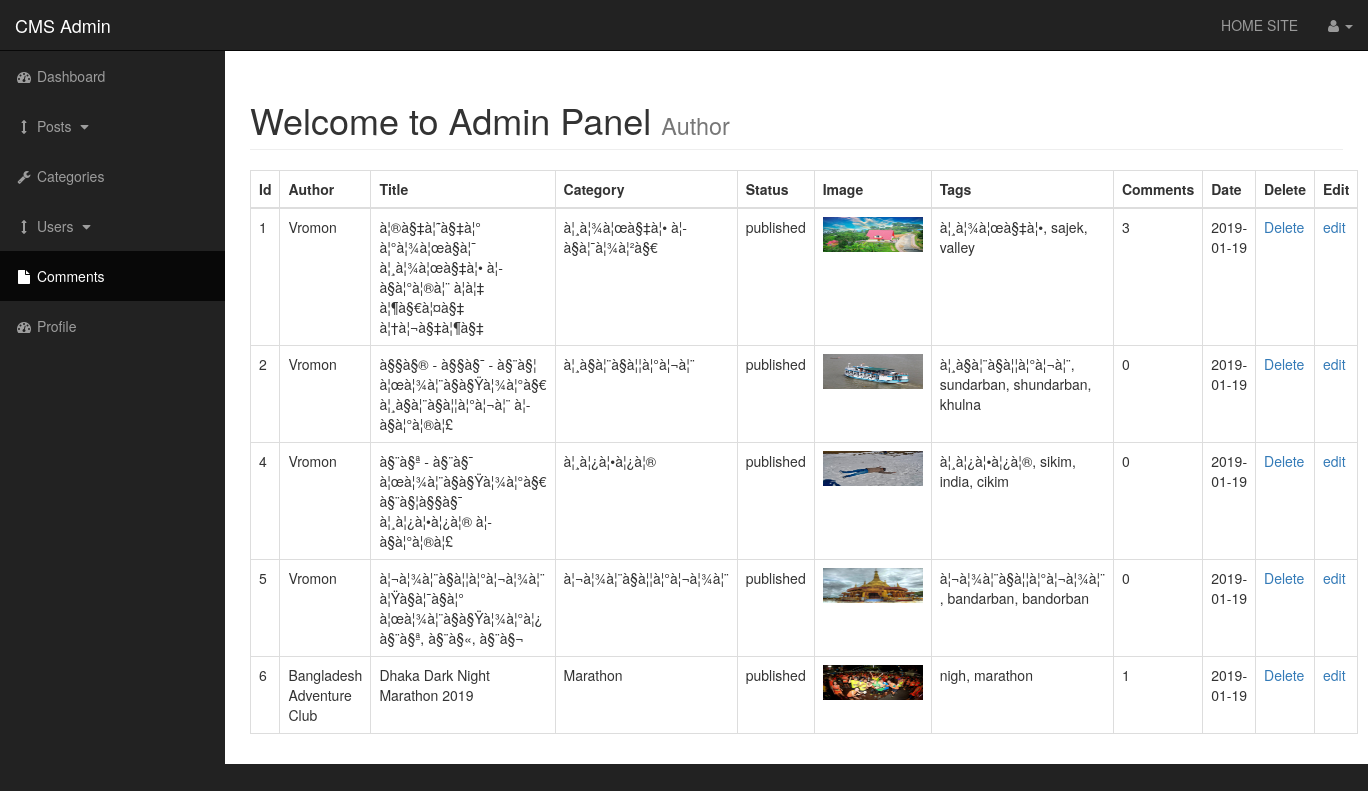
The page /admin/posts.php on the database its author committed.
### tables this page shows
CREATE TABLE `posts` (
  `post_id` int(3) NOT NULL,
  `post_category_id` int(3) NOT NULL,
  `post_title` varchar(255) NOT NULL,
  `post_author` varchar(255) NOT NULL,
  `post_date` date NOT NULL,
  `post_image` text NOT NULL,
  `post_content` text NOT NULL,
  `post_tags` varchar(255) NOT NULL,
  `post_comment_count` int(11) NOT NULL,
  `post_status` varchar(255) NOT NULL DEFAULT 'draft'
);

CREATE TABLE `categories` (
  `cat_id` int(33) NOT NULL,
  `cat_title` varchar(255) NOT NULL
);

### admin/includes/view_all_post.php (the view, shortened to what this page needs)
            <table class="table table-bordered table-hover">
                <thead>
                    <tr>
                        <th>Id</th>
                        <th>Author</th>
                        <th>Title</th>
                        <th>Category</th>
                        <th>Status</th>
                        <th>Image</th>
                        <th>Tags</th>
                        <th>Comments</th>
                        <th>Date</th>
                        <th>Delete</th>
                        <th>Edit</th>
                    </tr>
                </thead>
                 <tbody>
                    <?php
                        $query= "SELECT * FROM posts";
                           $select_posts=mysqli_query($conn,$query);
                            while($row=mysqli_fetch_assoc($select_posts)){
                            $post_id=$row['post_id'];
                            $post_author=$row['post_author'];
                            $post_title=$row['post_title'];
                            $post_category_id=$row['post_category_id'];
                            $post_status=$row['post_status'];
                            $post_image=$row['post_image'];
                            $post_tags=$row['post_tags'];
                            $post_comment_count=$row['post_comment_count'];
                            $post_date=$row['post_date'];
                            echo "<tr>";
                            echo"<td>$post_id</td>";
                            echo"<td>$post_author</td>";
                            echo"<td>$post_title</td>";
$query= "SELECT * FROM categories WHERE cat_id = {$post_category_id}  ";
$select_categories_id=mysqli_query($conn,$query);
                while($row=mysqli_fetch_assoc($select_categories_id)){
                    $cat_title=$row['cat_title'];
                    echo"<td>{$cat_title}</td>";
                }
                            echo"<td>$post_status</td>";
                            echo"<td> <img width='100px' height='35px' src='../images/$post_image' alt='image'></td>";
                            echo"<td>$post_tags</td>";
                            echo"<td>$post_comment_count</td>";
                            echo"<td>$post_date</td>";
                            echo"<td><a href='posts.php?delete={$post_id}'>Delete</a></td>";
                            echo"<td><a href='posts.php?source=edit_post&p_id={$post_id}'>edit</a></td>";
                            echo "</tr>";
                        }
                    ?>
            </tbody>
            </table>

### admin/includes/admin_header.php (shortened to what this page needs)
<!DOCTYPE html>
<html lang="en">
<head>
    <link href="css/bootstrap.min.css" rel="stylesheet">
    <link href="css/sb-admin.css" rel="stylesheet">
    <link href="font-awesome/css/font-awesome.min.css" rel="stylesheet" type="text/css">
</head>
<body>

### admin/posts.php (shortened to what this page needs)
<?php include "includes/admin_header.php";?>
    <div id="wrapper">
        <?php include "includes/admin_Navigation.php"; ?>
        <div id="page-wrapper">
            <div class="container-fluid">
                <div class="row">
                    <div class="col-lg-12">
                        <h1 class="page-header">
                            Welcome to Admin Panel
                            <small>Author</small>
                        </h1>
                            <?php
                            if(isset($_GET['source'])){
                                $source = $_GET['source'];
                            }else{
                                $source= '';
                            }
                                switch($source){
                                    default:
                                    include "includes/view_all_post.php";
                                    break;
                                }
                            ?>
                                </div>
                    </div>
                </div>
            </div>
        </div>
       <?php include "includes/admin_footer.php" ?>

### admin/includes/admin_navigation.php (shortened to what this page needs)
<nav class="navbar navbar-inverse navbar-fixed-top" role="navigation">
    <div class="navbar-header">
        <a class="navbar-brand" href="index.php">CMS Admin</a>
    </div>
    <ul class="nav navbar-right top-nav">
        <li><a href="../index.php">HOME SITE</a></li>
        <li class="dropdown">
            <a href="#" class="dropdown-toggle" data-toggle="dropdown"><i class="fa fa-user"></i> <?php echo $_SESSION['username']; ?> <b class="caret"></b></a>
        </li>
    </ul>
    <div class="collapse navbar-collapse navbar-ex1-collapse">
        <ul class="nav navbar-nav side-nav">
            <li>
                <a href="index.php"><i class="fa fa-fw fa-dashboard"></i> Dashboard</a>
            </li>
          <li>
                <a href="javascript:;" data-toggle="collapse" data-target="#posts_dropdown"><i class="fa fa-fw fa-arrows-v"></i> Posts <i class="fa fa-fw fa-caret-down"></i></a>
            </li>
            <li>
                <a href="categories.php"><i class="fa fa-fw fa-wrench"></i> Categories</a>
            </li>
            <li>
                <a href="javascript:;" data-toggle="collapse" data-target="#demo"><i class="fa fa-fw fa-arrows-v"></i> Users <i class="fa fa-fw fa-caret-down"></i></a>
            </li>
            <li class="active">
                <a href="comments.php"><i class="fa fa-fw fa-file"></i> Comments</a>
            </li>
            <li>
                <a href="profile.php"><i class="fa fa-fw fa-dashboard"></i> Profile</a>
            </li>
        </ul>
    </div>
</nav>

### admin/includes/admin_footer.php (shortened to what this page needs)
</body>
</html>

### admin/css/sb-admin.css (style rules this page uses)
body { margin-top: 100px; background-color: #222; }
@media (min-width:768px) { body { margin-top: 50px; } }
#wrapper { padding-left: 0; }
#page-wrapper { width: 100%; padding: 0; background-color: #fff; }
@media (min-width:768px) { #wrapper { padding-left: 225px; } }
@media (min-width:768px) { #page-wrapper { padding: 10px; } }
.top-nav { padding: 0 15px; }
.top-nav>li { display: inline-block; float: left; }
.top-nav>li>a { padding-top: 15px; padding-bottom: 15px; line-height: 20px; color: #999; }
@media (min-width:768px) { .side-nav { position: fixed; top: 51px; left: 225px; width: 225px; margin-left: -225px; border: none; border-radius: 0; overflow-y: auto; background-color: #222; } }
@media (min-width:768px) { .side-nav>li>a { width: 225px; } }

### rows shown on the page
posts: post_id "1", post_author "Vromon", post_title "à¦®à§‡à¦˜à§‡à¦° à¦°à¦¾à¦œà§à¦¯ à¦¸à¦¾à¦œà§‡à¦• à¦­à§à¦°à¦®à¦¨ à¦à¦‡ à¦¶à§€à¦¤à§‡ à¦†à¦¬à§‡à¦¶à§‡", post_status "published", post_image (picture), post_tags "à¦¸à¦¾à¦œà§‡à¦•, sajek, valley", post_comment_count "3", post_date "2019-01-19"
categories: cat_title "à¦¸à¦¾à¦œà§‡à¦• à¦­à§à¦¯à¦¾à¦²à§€"
posts: post_id "2", post_author "Vromon", post_title "à§§à§® - à§§à§¯ - à§¨à§¦ à¦œà¦¾à¦¨à§à§Ÿà¦¾à¦°à§€ à¦¸à§à¦¨à§à¦¦à¦°à¦¬à¦¨ à¦­à§à¦°à¦®à¦£", post_status "published", post_image (picture), post_tags "à¦¸à§à¦¨à§à¦¦à¦°à¦¬à¦¨, sundarban, shundarban, khulna", post_comment_count "0", post_date "2019-01-19"
categories: cat_title "à¦¸à§à¦¨à§à¦¦à¦°à¦¬à¦¨"
posts: post_id "4", post_author "Vromon", post_title "à§¨à§ª - à§¨à§¯ à¦œà¦¾à¦¨à§à§Ÿà¦¾à¦°à§€ à§¨à§¦à§§à§¯ à¦¸à¦¿à¦•à¦¿à¦® à¦­à§à¦°à¦®à¦£", post_status "published", post_image (picture), post_tags "à¦¸à¦¿à¦•à¦¿à¦®, sikim, india, cikim", post_comment_count "0", post_date "2019-01-19"
categories: cat_title "à¦¸à¦¿à¦•à¦¿à¦®"
posts: post_id "5", post_author "Vromon", post_title "à¦¬à¦¾à¦¨à§à¦¦à¦°à¦¬à¦¾à¦¨ à¦Ÿà§à¦¯à§à¦° à¦œà¦¾à¦¨à§à§Ÿà¦¾à¦°à¦¿ à§¨à§ª, à§¨à§«, à§¨à§¬", post_status "published", post_image (picture), post_tags "à¦¬à¦¾à¦¨à§à¦¦à¦°à¦¬à¦¾à¦¨ , bandarban, bandorban", post_comment_count "0", post_date "2019-01-19"
categories: cat_title "à¦¬à¦¾à¦¨à§à¦¦à¦°à¦¬à¦¾à¦¨"
posts: post_id "6", post_author "Bangladesh Adventure Club", post_title "Dhaka Dark Night Marathon 2019", post_status "published", post_image (picture), post_tags "nigh, marathon", post_comment_count "1", post_date "2019-01-19"
categories: cat_title "Marathon"
